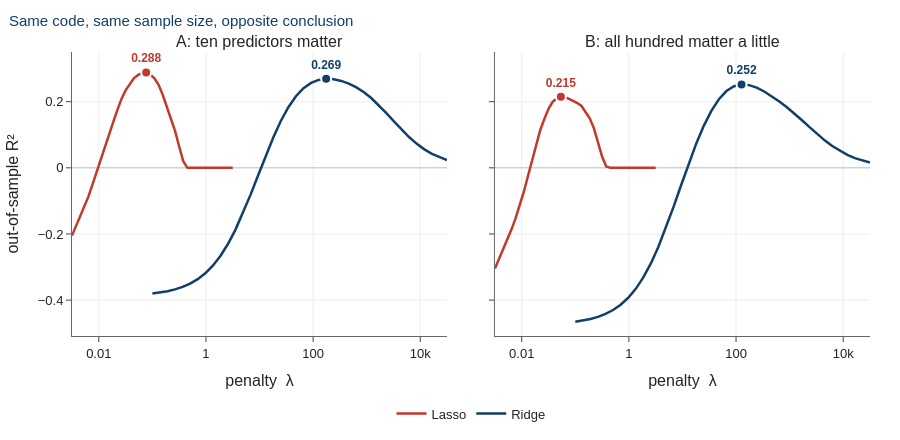

Write notebook code for a chart like this one.
### Markdown cell above
---
## 4. Now change one thing about the world

Everything so far assumed the truth is **sparse**: ten predictors matter, ninety are
irrelevant. That is an assumption, and it is exactly the assumption the lasso encodes.

Suppose instead the truth is **dense**: all hundred predictors matter, each a little.
Same sample size, same population $R^2$, same code. Only the world changes.

### Code cell
sample_dense = design_dense(RNG(2))

sweeps = {}
for name, s in [("A: ten predictors matter", sample),
                ("B: all hundred matter a little", sample_dense)]:
    sweeps[name] = pd.concat([sweep_penalty(s, "lasso"),
                              sweep_penalty(s, "ridge")], ignore_index=True)

plot_lambda_sweep(sweeps, title="Same code, same sample size, opposite conclusion")

### Figure 1 — Plotly figure (JSON) as saved in the notebook; plotly's stock layout.template omitted (floating-point values rounded to 4 significant figures)
{"data": [{"legendgroup": "lasso", "line": {"color": "#C0392B", "width": 2.5}, "mode": "lines", "name": "Lasso", "showlegend": true, "type": "scatter", "x": [0.003162, 0.003775, 0.004507, 0.00538, 0.006422, 0.007667, 0.009152, 0.01093, 0.01304, 0.01557, 0.01859, 0.02219, 0.02649, 0.03162, 0.03775, 0.04507, 0.0538, 0.06422, 0.07667, 0.09152, 0.1093, 0.1304, 0.1557, 0.1859, 0.2219, 0.2649, 0.3162, 0.3775, 0.4507, 0.538, 0.6422, 0.7667, 0.9152, 1.093, 1.304, 1.557, 1.859, 2.219, 2.649, 3.162], "xaxis": "x", "y": [-0.205, -0.1763, -0.1483, -0.1191, -0.08628, -0.04949, -0.01073, 0.02684, 0.06432, 0.1013, 0.1385, 0.1746, 0.2084, 0.2342, 0.2541, 0.2707, 0.2806, 0.2875, 0.2885, 0.2821, 0.2705, 0.251, 0.2214, 0.1857, 0.1494, 0.1119, 0.06454, 0.01991, 0.0, 0.0, 0.0, 0.0, 0.0, 0.0, 0.0, 0.0, 0.0, 0.0, 0.0, 0.0], "yaxis": "y"}, {"marker": {"color": "#C0392B", "line": {"color": "white", "width": 2}, "size": 10}, "mode": "markers+text", "showlegend": false, "text": ["<b>0.288</b>"], "textfont": {"color": "#C0392B", "size": 12}, "textposition": "top center", "type": "scatter", "x": [0.07667], "xaxis": "x", "y": [0.2885], "yaxis": "y"}, {"legendgroup": "ridge", "line": {"color": "#123F69", "width": 2.5}, "mode": "lines", "name": "Ridge", "showlegend": true, "type": "scatter", "x": [0.1, 0.1384, 0.1914, 0.2649, 0.3665, 0.5071, 0.7017, 0.9709, 1.343, 1.859, 2.572, 3.559, 4.924, 6.813, 9.427, 13.04, 18.05, 24.97, 34.55, 47.81, 66.15, 91.52, 126.6, 175.2, 242.4, 335.5, 464.2, 642.2, 888.6, 1230.0, 1701.0, 2354.0, 3257.0, 4507.0, 6236.0, 8628.0, 11940.0, 16520.0, 22850.0, 31620.0], "xaxis": "x", "y": [-0.38, -0.3771, -0.373, -0.3675, -0.3601, -0.35, -0.3365, -0.3188, -0.2958, -0.2665, -0.2303, -0.1868, -0.1366, -0.08102, -0.0224, 0.03628, 0.09186, 0.1416, 0.1835, 0.2166, 0.2408, 0.2568, 0.2658, 0.2691, 0.2678, 0.2628, 0.2547, 0.2433, 0.2286, 0.2103, 0.1887, 0.1647, 0.1397, 0.1151, 0.09244, 0.07256, 0.05588, 0.04238, 0.03176, 0.02357], "yaxis": "y"}, {"marker": {"color": "#123F69", "line": {"color": "white", "width": 2}, "size": 10}, "mode": "markers+text", "showlegend": false, "text": ["<b>0.269</b>"], "textfont": {"color": "#123F69", "size": 12}, "textposition": "top center", "type": "scatter", "x": [175.2], "xaxis": "x", "y": [0.2691], "yaxis": "y"}, {"legendgroup": "lasso", "line": {"color": "#C0392B", "width": 2.5}, "mode": "lines", "name": "Lasso", "showlegend": false, "type": "scatter", "x": [0.003162, 0.003775, 0.004507, 0.00538, 0.006422, 0.007667, 0.009152, 0.01093, 0.01304, 0.01557, 0.01859, 0.02219, 0.02649, 0.03162, 0.03775, 0.04507, 0.0538, 0.06422, 0.07667, 0.09152, 0.1093, 0.1304, 0.1557, 0.1859, 0.2219, 0.2649, 0.3162, 0.3775, 0.4507, 0.538, 0.6422, 0.7667, 0.9152, 1.093, 1.304, 1.557, 1.859, 2.219, 2.649, 3.162], "xaxis": "x2", "y": [-0.3048, -0.2763, -0.2463, -0.2168, -0.1867, -0.1528, -0.1156, -0.07298, -0.02549, 0.02256, 0.06978, 0.1145, 0.1482, 0.1783, 0.1994, 0.21, 0.2149, 0.2134, 0.2085, 0.2023, 0.196, 0.1871, 0.1704, 0.1499, 0.1201, 0.07987, 0.03409, 0.004001, 0.0, 0.0, 0.0, 0.0, 0.0, 0.0, 0.0, 0.0, 0.0, 0.0, 0.0, 0.0], "yaxis": "y2"}, {"marker": {"color": "#C0392B", "line": {"color": "white", "width": 2}, "size": 10}, "mode": "markers+text", "showlegend": false, "text": ["<b>0.215</b>"], "textfont": {"color": "#C0392B", "size": 12}, "textposition": "top center", "type": "scatter", "x": [0.0538], "xaxis": "x2", "y": [0.2149], "yaxis": "y2"}, {"legendgroup": "ridge", "line": {"color": "#123F69", "width": 2.5}, "mode": "lines", "name": "Ridge", "showlegend": false, "type": "scatter", "x": [0.1, 0.1384, 0.1914, 0.2649, 0.3665, 0.5071, 0.7017, 0.9709, 1.343, 1.859, 2.572, 3.559, 4.924, 6.813, 9.427, 13.04, 18.05, 24.97, 34.55, 47.81, 66.15, 91.52, 126.6, 175.2, 242.4, 335.5, 464.2, 642.2, 888.6, 1230.0, 1701.0, 2354.0, 3257.0, 4507.0, 6236.0, 8628.0, 11940.0, 16520.0, 22850.0, 31620.0], "xaxis": "x2", "y": [-0.4656, -0.4621, -0.4573, -0.4507, -0.4419, -0.4299, -0.414, -0.393, -0.3658, -0.3315, -0.2891, -0.2388, -0.1812, -0.1182, -0.05262, 0.0122, 0.07303, 0.1271, 0.1723, 0.2075, 0.2322, 0.2467, 0.2522, 0.2501, 0.2425, 0.2309, 0.2168, 0.2009, 0.1833, 0.1642, 0.1439, 0.123, 0.1024, 0.08315, 0.06594, 0.05124, 0.03915, 0.02951, 0.02201, 0.01628], "yaxis": "y2"}, {"marker": {"color": "#123F69", "line": {"color": "white", "width": 2}, "size": 10}, "mode": "markers+text", "showlegend": false, "text": ["<b>0.252</b>"], "textfont": {"color": "#123F69", "size": 12}, "textposition": "top center", "type": "scatter", "x": [126.6], "xaxis": "x2", "y": [0.2522], "yaxis": "y2"}], "layout": {"annotations": [{"font": {"size": 16}, "showarrow": false, "text": "A: ten predictors matter", "x": 0.235, "xanchor": "center", "xref": "paper", "y": 1, "yanchor": "bottom", "yref": "paper"}, {"font": {"size": 16}, "showarrow": false, "text": "B: all hundred matter a little", "x": 0.765, "xanchor": "center", "xref": "paper", "y": 1, "yanchor": "bottom", "yref": "paper"}], "font": {"family": "Helvetica, Arial, sans-serif", "size": 13}, "height": 440, "legend": {"orientation": "h", "x": 0.5, "xanchor": "center", "y": -0.22}, "margin": {"b": 60, "l": 70, "r": 30, "t": 52}, "title": {"font": {"color": "#123F69", "size": 15}, "text": "Same code, same sample size, opposite conclusion", "x": 0.01, "xanchor": "left"}, "xaxis": {"anchor": "y", "domain": [0, 0.47], "gridcolor": "#EEEEEE", "linecolor": "#666666", "showgrid": true, "ticks": "outside", "title": {"text": "penalty  λ"}, "type": "log", "zeroline": false}, "xaxis2": {"anchor": "y2", "domain": [0.53, 1], "gridcolor": "#EEEEEE", "linecolor": "#666666", "showgrid": true, "ticks": "outside", "title": {"text": "penalty  λ"}, "type": "log", "zeroline": false}, "yaxis": {"anchor": "x", "domain": [0, 1], "gridcolor": "#EEEEEE", "linecolor": "#666666", "showgrid": true, "ticks": "outside", "title": {"text": "out-of-sample R²"}, "zeroline": true, "zerolinecolor": "#BBBBBB"}, "yaxis2": {"anchor": "x2", "domain": [0, 1], "gridcolor": "#EEEEEE", "linecolor": "#666666", "matches": "y", "showgrid": true, "showticklabels": false, "ticks": "outside", "zeroline": true, "zerolinecolor": "#BBBBBB"}}}
